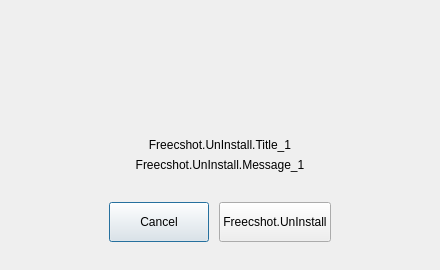
<?xml version="1.0" encoding="UTF-8"?>
<ui version="4.0">
 <class>AFQFreecshotUninstallAlert</class>
 <widget class="QDialog" name="AFQFreecshotUninstallAlert">
  <property name="geometry">
   <rect>
    <x>0</x>
    <y>0</y>
    <width>440</width>
    <height>270</height>
   </rect>
  </property>
  <property name="minimumSize">
   <size>
    <width>440</width>
    <height>270</height>
   </size>
  </property>
  <property name="maximumSize">
   <size>
    <width>440</width>
    <height>270</height>
   </size>
  </property>
  <property name="windowTitle">
   <string>Dialog</string>
  </property>
  <layout class="QVBoxLayout" name="verticalLayout_2">
   <property name="spacing">
    <number>0</number>
   </property>
   <property name="leftMargin">
    <number>10</number>
   </property>
   <property name="topMargin">
    <number>30</number>
   </property>
   <property name="rightMargin">
    <number>10</number>
   </property>
   <property name="bottomMargin">
    <number>20</number>
   </property>
   <item>
    <spacer name="verticalSpacer">
     <property name="orientation">
      <enum>Qt::Vertical</enum>
     </property>
     <property name="sizeHint" stdset="0">
      <size>
       <width>20</width>
       <height>40</height>
      </size>
     </property>
    </spacer>
   </item>
   <item>
    <layout class="QHBoxLayout" name="horizontalLayout">
     <property name="spacing">
      <number>0</number>
     </property>
     <item>
      <spacer name="horizontalSpacer">
       <property name="orientation">
        <enum>Qt::Horizontal</enum>
       </property>
       <property name="sizeHint" stdset="0">
        <size>
         <width>40</width>
         <height>20</height>
        </size>
       </property>
      </spacer>
     </item>
     <item>
      <widget class="QLabel" name="label_Icon">
       <property name="minimumSize">
        <size>
         <width>120</width>
         <height>92</height>
        </size>
       </property>
       <property name="maximumSize">
        <size>
         <width>120</width>
         <height>92</height>
        </size>
       </property>
       <property name="text">
        <string/>
       </property>
      </widget>
     </item>
     <item>
      <spacer name="horizontalSpacer_2">
       <property name="orientation">
        <enum>Qt::Horizontal</enum>
       </property>
       <property name="sizeHint" stdset="0">
        <size>
         <width>40</width>
         <height>20</height>
        </size>
       </property>
      </spacer>
     </item>
    </layout>
   </item>
   <item>
    <layout class="QVBoxLayout" name="verticalLayout">
     <property name="spacing">
      <number>6</number>
     </property>
     <property name="topMargin">
      <number>8</number>
     </property>
     <property name="bottomMargin">
      <number>30</number>
     </property>
     <item>
      <widget class="QLabel" name="label_Info">
       <property name="text">
        <string>Freecshot.UnInstall.Title_1</string>
       </property>
       <property name="alignment">
        <set>Qt::AlignCenter</set>
       </property>
      </widget>
     </item>
     <item>
      <widget class="QLabel" name="label_Info2">
       <property name="text">
        <string>Freecshot.UnInstall.Message_1</string>
       </property>
       <property name="alignment">
        <set>Qt::AlignCenter</set>
       </property>
      </widget>
     </item>
    </layout>
   </item>
   <item>
    <layout class="QHBoxLayout" name="horizontalLayout_2">
     <property name="spacing">
      <number>10</number>
     </property>
     <item>
      <spacer name="horizontalSpacer_4">
       <property name="orientation">
        <enum>Qt::Horizontal</enum>
       </property>
       <property name="sizeHint" stdset="0">
        <size>
         <width>40</width>
         <height>20</height>
        </size>
       </property>
      </spacer>
     </item>
     <item>
      <widget class="QPushButton" name="pushButton_Cancel">
       <property name="minimumSize">
        <size>
         <width>100</width>
         <height>40</height>
        </size>
       </property>
       <property name="maximumSize">
        <size>
         <width>100</width>
         <height>40</height>
        </size>
       </property>
       <property name="text">
        <string>Cancel</string>
       </property>
       <property name="pushButtonTheme" stdset="0">
        <string>type4</string>
       </property>
      </widget>
     </item>
     <item>
      <widget class="QPushButton" name="pushButton_UnInstall">
       <property name="minimumSize">
        <size>
         <width>100</width>
         <height>40</height>
        </size>
       </property>
       <property name="maximumSize">
        <size>
         <width>16777215</width>
         <height>40</height>
        </size>
       </property>
       <property name="text">
        <string>Freecshot.UnInstall</string>
       </property>
       <property name="pushButtonTheme" stdset="0">
        <string>type2</string>
       </property>
      </widget>
     </item>
     <item>
      <spacer name="horizontalSpacer_3">
       <property name="orientation">
        <enum>Qt::Horizontal</enum>
       </property>
       <property name="sizeHint" stdset="0">
        <size>
         <width>40</width>
         <height>20</height>
        </size>
       </property>
      </spacer>
     </item>
    </layout>
   </item>
   <item>
    <spacer name="verticalSpacer_2">
     <property name="orientation">
      <enum>Qt::Vertical</enum>
     </property>
     <property name="sizeHint" stdset="0">
      <size>
       <width>20</width>
       <height>40</height>
      </size>
     </property>
    </spacer>
   </item>
  </layout>
 </widget>
 <resources/>
 <connections/>
</ui>
